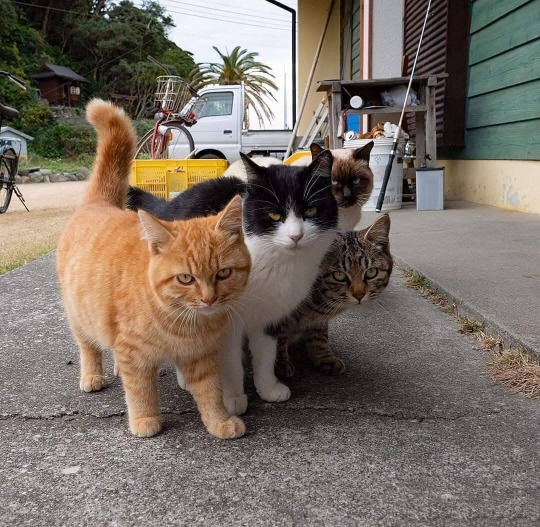
#> input picture 1.jpg, 1080 x 1054 px, given in place of the camera (shown at 1/2 size)
$ python '下雪特效.py'
#> lines starting #> are read from the running program, lines starting #| are printed output that depends on the picture; after the words box and inside, x2 and y2 are one past the last pixel; in counts of white or black regions, pixels touching at a corner belong together
import numpy as np
import cv2 as cv
import random as rd

cap = cv.VideoCapture(0)#通过本地摄像头捕获视频
fourcc = cv.VideoWriter_fourcc(*'DIVX')#指定fourcc编码
out = cv.VideoWriter('snow.mp4',fourcc,20.0,(480,480))
'''

这里，out是一个VideoWriter实例化对象，第一个参数是要制作的视频的文件名，fourcc后面会详解，20是fps，
接下来是视频的长宽，如果要保存只有两维的灰度图，则最后还要加个False或者0，不添加默认是彩色。
'''


def edge_demo(image):
    blurred = cv.GaussianBlur(image, (3, 3), 0)     # 高斯模糊
    gray = cv.cvtColor(blurred, cv.COLOR_BGR2GRAY)
    edge_output = cv.Canny(gray, 50, 100)
    return edge_output

while cap.isOpened():
    ret, frame = cap.read()
#> frame is the input picture: shape (1054, 1080, 3); mean B, G, R 101, 110.4, 120.6
    '''
    cap.read()是按帧读取，返回两个值：ret,frame
    ret是布尔值，如果读取帧是正确的则返回True，如果文件读取到结尾，它的返回值就为False；
    后面的frame该帧图像的三维矩阵BGR形式。
    '''
    if not ret:
        print('Can’t recive frame(stream end?). Exiting ...')
        break

    frame = cv.resize(frame,(480,480))
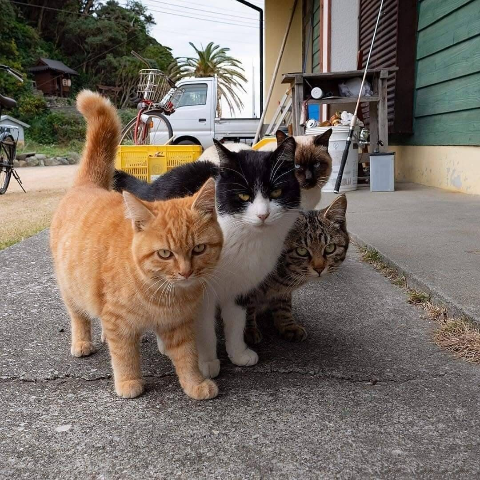
#> frame: shape (480, 480, 3); mean B, G, R 100.8, 110.3, 120.5

    edge = edge_demo(frame)
#> in edge_demo, `gray = cv.cvtColor(blurred, cv.COLOR_BGR2GRAY)`:
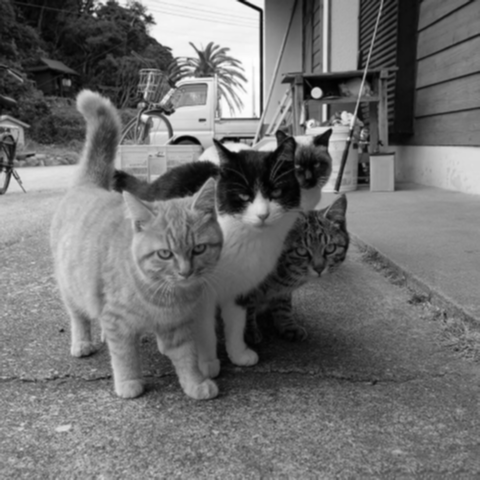
#> gray: shape (480, 480); min 1, max 255, mean 112.3
#> in edge_demo, `edge_output = cv.Canny(gray, 50, 100)`:
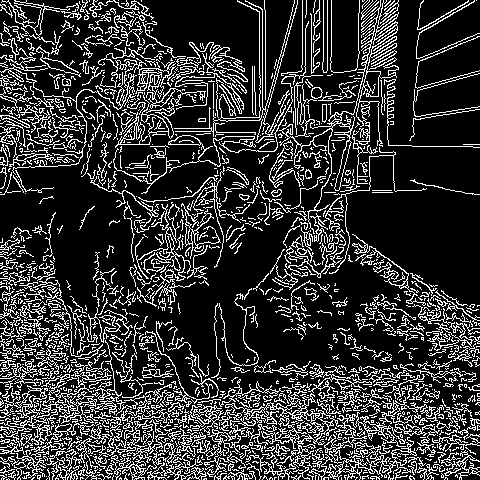
#> edge_output: shape (480, 480); 20.7% white in thin lines or dots

    ac_list = []
    for i in range(200):
        ac_list.append(rd.randint(1,2))

    x = []
    for i in range (200):
        x.append([rd.randint(0,479),rd.randint(0,479),4])
    #print(x)
    num = 0
    for i in x:
        a = i[0]
        b = i[1]
        if edge[a][b] == 255:
            cv.circle(frame,(i[0],i[1]),i[2],[255,255,255],thickness=cv.FILLED) #边缘

        else:
            i[0] = rd.randint(i[0]-ac_list[num],i[0]+ac_list[num]) #x
            i[1] = i[1] + ac_list[num]  #y
            num = num +1
            cv.circle(frame,(i[0],i[1]),i[2],[255,255,255],thickness=cv.FILLED)

        cv.imshow('snow', frame)#显示图像帧（将每一帧图像连续显示便是一段视频）


        #保存
        out.write(frame)
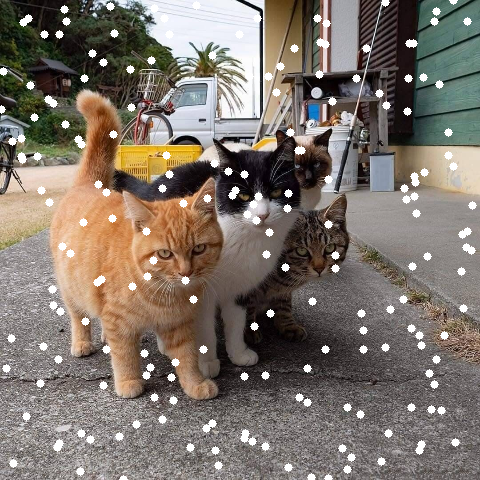
#> frame: shape (480, 480, 3); 4.14% of pixels changed, all inside (x1, y1, x2, y2) = (0, 0, 477, 480)
#> after the loop, num = 163
    if cv.waitKey(1) == ord('q'):#等待键盘响应，按下‘q’保存并退出
#> (key q is pressed here)
        break

#工作完成后，释放所有内容
cap.release()
out.release()
cv.destroyAllWindows()
#cv.waitKey(0)
